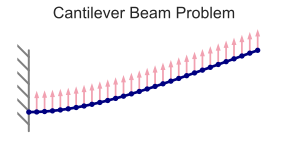

This figure's Python source:
import aerosandbox as asb
import aerosandbox.numpy as np
import pytest

N = 30

L = 6  # m, overall beam length
EI = 1.1e4  # N*m^2, bending stiffness
q = 110 * np.ones(N)  # N/m, distributed load

x = np.linspace(0, L, N)  # m, node locations

opti = asb.Opti()

w = opti.variable(init_guess=np.zeros(N))  # m, displacement

th = opti.derivative_of(  # rad, slope
    w, with_respect_to=x,
    derivative_init_guess=np.zeros(N),
)

M = opti.derivative_of(  # N*m, moment
    th * EI, with_respect_to=x,
    derivative_init_guess=np.zeros(N),
)

V = opti.derivative_of(  # N, shear
    M, with_respect_to=x,
    derivative_init_guess=np.zeros(N),
)

opti.constrain_derivative(
    variable=V, with_respect_to=x,
    derivative=q,
)

opti.subject_to([
    w[0] == 0,
    th[0] == 0,
    M[-1] == 0,
    V[-1] == 0,
])

sol = opti.solve(verbose=False)

print(sol(w[-1]))
assert sol(w[-1]) == pytest.approx(1.62, abs=0.01)

if __name__ == '__main__':
    import matplotlib.pyplot as plt
    import aerosandbox.tools.pretty_plots as p

    w = sol(w)

    fig, ax = plt.subplots(figsize=(3, 1.6))
    plt.plot(
        x,
        w,
        ".-",
        linewidth=2,
        markersize=6,
        zorder=4,
        color="navy"
    )
    from matplotlib import patheffects

    plt.plot(
        [0, 0],
        [0 - 0.5, w[-1]],
        color='gray',
        linewidth=1.5,
        path_effects=[
            patheffects.withTickedStroke()
        ]
    )
    load_scale = 0.5
    for i in range(1, N):
        plt.arrow(
            x[i],
            w[i],
            0,
            q[i] / q.mean() * load_scale,
            width=0.01,
            head_width=0.08,
            color='crimson',
            alpha=0.4,
            length_includes_head=True,
        )

    plt.axis('off')
    p.equal()
    p.show_plot(
        "Cantilever Beam Problem",
        # r"$x$ [m]",
        # r"$w$ [m]",
        dpi=600,
        savefig="beam_illustration.svg"
    )
